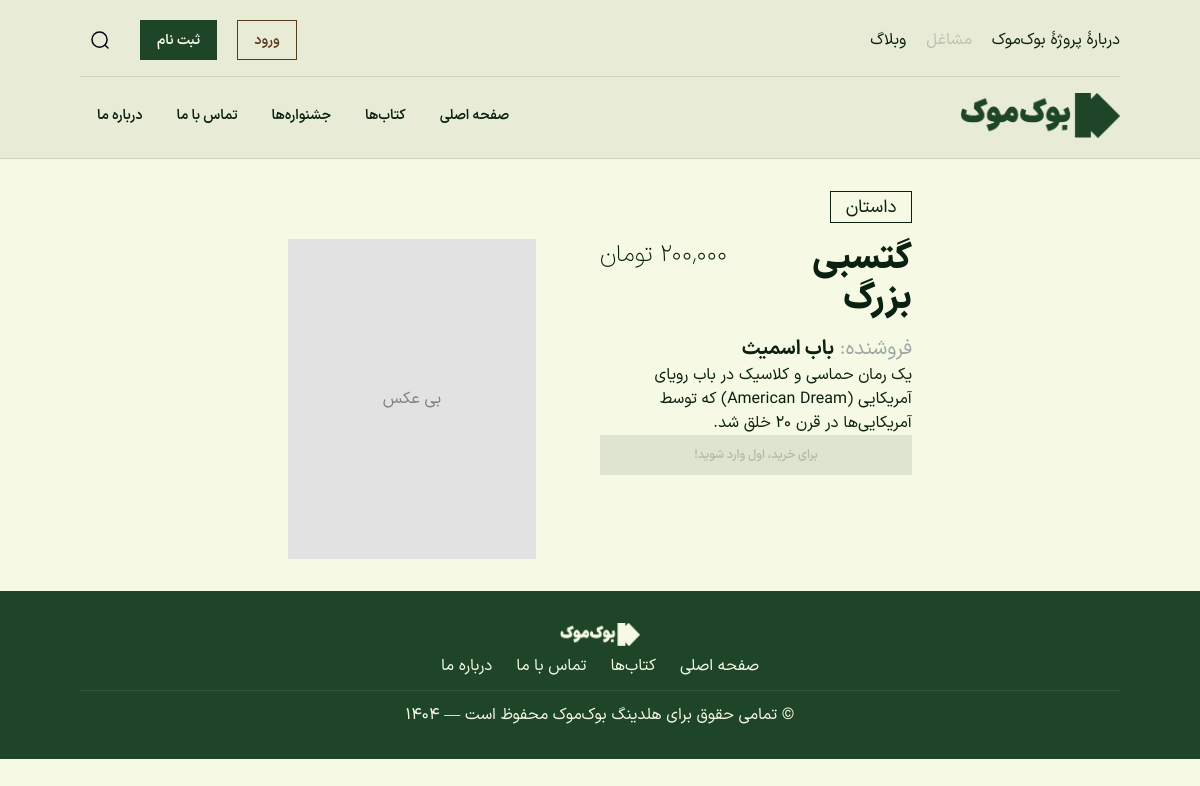
Screenshot of /books/1 with the database file from the repository.
### tables this page shows
CREATE TABLE `shopkeeper_books` (
  `id` int NOT NULL AUTO_INCREMENT,
  `shopkeeper_id` int NOT NULL,
  `book_id` int NOT NULL,
  `price` decimal(10,2) NOT NULL,
  `stock` int NOT NULL DEFAULT '0',
  `status` enum('pending','approved','rejected') DEFAULT 'pending',
  `created_at` timestamp NULL DEFAULT CURRENT_TIMESTAMP,
  `updated_at` timestamp NULL DEFAULT CURRENT_TIMESTAMP ON UPDATE CURRENT_TIMESTAMP,
  PRIMARY KEY (`id`),
  KEY `shopkeeper_id` (`shopkeeper_id`),
  KEY `book_id` (`book_id`),
  CONSTRAINT `shopkeeper_books_ibfk_1` FOREIGN KEY (`shopkeeper_id`) REFERENCES `users` (`user_id`) ON DELETE CASCADE,
  CONSTRAINT `shopkeeper_books_ibfk_2` FOREIGN KEY (`book_id`) REFERENCES `books` (`id`) ON DELETE CASCADE
);

CREATE TABLE `books` (
  `id` int NOT NULL AUTO_INCREMENT,
  `title` varchar(255) NOT NULL,
  `author` varchar(255) NOT NULL,
  `description` text,
  `genre` varchar(255) DEFAULT NULL,
  `isbn` varchar(20) DEFAULT NULL,
  `published_at` date DEFAULT NULL,
  `created_at` timestamp NULL DEFAULT CURRENT_TIMESTAMP,
  `image` varchar(100) DEFAULT NULL,
  PRIMARY KEY (`id`),
  UNIQUE KEY `isbn` (`isbn`)
);

CREATE TABLE `users` (
  `user_id` int NOT NULL AUTO_INCREMENT,
  `user_fullname` varchar(255) NOT NULL,
  `user_email` varchar(255) NOT NULL,
  `user_password` varchar(255) NOT NULL,
  `user_role` enum('user','shopkeeper','admin','owner') NOT NULL DEFAULT 'user',
  `created_at` timestamp NULL DEFAULT CURRENT_TIMESTAMP,
  `updated_at` timestamp NULL DEFAULT CURRENT_TIMESTAMP ON UPDATE CURRENT_TIMESTAMP,
  `user_phone` varchar(100) DEFAULT NULL,
  `user_address` varchar(100) DEFAULT NULL,
  PRIMARY KEY (`user_id`),
  UNIQUE KEY `email` (`user_email`)
);

### app/controllers/BookController.php (called while the page is built, shortened)
<?php
class BookController
{
  protected $db;
  public function __construct()
  {
    $config = require(base_path('config/db.php'));
    $this->db = new Database($config);
  }
  public function show(array $params): void
  {
    $shopkeeper_book_id = $params['shopkeeper_book_id'];
    $all_books_params = [$shopkeeper_book_id];
    $all_books_query = "
    SELECT
          b.id AS book_id,
          b.title,
          b.author,
          b.description,
          b.image,
          b.isbn,
          b.published_at,
          sb.id AS shopkeeper_book_id,
          sb.shopkeeper_id,
          sb.price,
          sb.stock,
          sb.created_at,
          u.user_fullname AS shopkeeper_name,
          JSON_ARRAYAGG(c.name) AS categories
      FROM shopkeeper_books sb
      JOIN books b ON sb.book_id = b.id
      JOIN users u ON sb.shopkeeper_id = u.user_id
      LEFT JOIN book_categories bc ON b.id = bc.book_id
      LEFT JOIN categories c ON bc.category_id = c.id
      WHERE sb.status = 'approved'
      AND sb.stock > 0
      AND sb.id = ?
      GROUP BY sb.id, b.id, u.user_fullname;
    ";
    $all_books = $this->db->fetch_all_as_object($all_books_query, $all_books_params);
    $book_ids = array_column($all_books, 'book_id');
    if (!empty($book_ids)) {
      $placeholders = implode(',', array_fill(0, count($book_ids), '?'));
      $categories_data = $this->db->fetch_all_as_object(
        "SELECT bc.book_id, c.name AS category_name
            FROM book_categories bc
            JOIN categories c ON bc.category_id = c.id
            WHERE bc.book_id IN ($placeholders)",
        $book_ids
      );
      $categories_map = [];
      foreach ($categories_data as $category) {
        $categories_map[$category->book_id][] = $category->category_name;
      }
      foreach ($all_books as $book) {
        $book->categories = $categories_map[$book->book_id] ?? [];
      }
    }
    load_view('books/show', ['book' => $all_books[0]]);
  }
}

### index.php (called while the page is built, shortened)
<?php
require_once('./helpers.php');
require_once(base_path('framework/Session.php'));
require_once(base_path('framework/Database.php'));
require_once(base_path('framework/Router.php'));
$config = require(base_path('config/db.php'));
$router = new Router();
$uri = parse_url($_SERVER['REQUEST_URI'], PHP_URL_PATH);
$router->route($uri);

### config/db.php (called while the page is built)
<?php
return [
  'host' => '127.0.0.1',
  'username' => 'ahk',
  'password' => '@HK-developer2008',
  'dbName' => 'bookmook',
  'port' => 3306,
];

### framework/Database.php (called while the page is built, shortened)
<?php
class Database
{
  public $conn;
  public function __construct(array $config)
  {
    try {
      $this->conn = new mysqli(
        $config['host'],
        $config['username'],
        $config['password'],
        $config['dbName'],
        $config['port']
      );
      $this->conn->set_charset("utf8mb4");
    } catch (Exception $e) {
      throw new Exception("Database connection failed: " . $e->getMessage());
    }
  }
  public function query(string $query, array $params = [])
  {
    try {
      $statement = $this->conn->prepare($query);
      if (!empty($params)) {
        $types = '';
        $bindParams = [];
        foreach ($params as $param) {
          if (is_int($param)) {
            $types .= 'i';
          } elseif (is_float($param)) {
            $types .= 'd';
          } elseif (is_string($param)) {
            $types .= 's';
          } else {
            $types .= 'b';
          }
          $bindParams[] = $param;
        }
        $statement->bind_param($types, ...$bindParams);
      }
      $statement->execute();
      $result = $statement->get_result();
      return $result;
    } catch (Exception $e) {
      throw new Exception("Query failed to execute: " . $e->getMessage());
    }
  }
  public function fetch_all_as_object(string $query, array $params = []): array
  {
    $result = $this->query($query, $params);
    $objects = [];
    while ($row = $result->fetch_object()) {
      $objects[] = $row;
    }
    return $objects;
  }
}

### framework/Session.php (called while the page is built, shortened)
<?php
class Session
{
  public static function has(string $key): bool
  {
    return isset($_SESSION[$key]);
  }
}

### app/views/books/show.view.php (the view, shortened to what this page needs)
<main class="space-y-36 px-20 py-8">
  <section>
    <div class="w-3/5 mx-auto">
      <div class="flex justify-start gap-4">
        <?php foreach ($book->categories as $category): ?>
          <div class="badge badge-outline badge-xl"><?= $category ?></div>
        <?php endforeach; ?>
      </div>
      <div class="flex justify-between mt-4">
        <div class="max-w-1/2">
          <div class="grid grid-cols-2 justify-between">
            <div>
              <h1 class="font-extrabold text-4xl">
                <?= $book->title ?>
              </h1>
            </div>
            <div class="text-left">
              <span class="font-extralight text-2xl">
                <?= format_price($book->price) ?>
              </span>
            </div>
          </div>
          <div class="mt-4">
            <div class="text-xl">
              <span class="text-slate-600/50">فروشنده: </span>
              <span class="font-bold">
                <?= $book->shopkeeper_name ?>
              </span>
            </div>
            <p>
              <?= $book->description ?>
            </p>
            <div>
              <?php if (Session::has('user_data')) : ?>
                <form action="/cart/<?= Session::get('user_data')['user_cart_id'] ?>/add/<?= $book->shopkeeper_book_id ?>" method="post">
                  <div class="card-actions justify-end">
                    <div class="grid w-full grid-cols-1">
                      <button
                        type="submit"
                        class="btn btn-ghost btn-outline col-span-3">
                        افزودن به سبد خرید
                      </button>
                    </div>
                  </div>
                </form>
              <?php else : ?>
                <div class="card-actions justify-end">
                  <div class="grid w-full grid-cols-1">
                    <button
                      type="submit"
                      class="btn btn-primary btn-outline col-span-3 text-xs" disabled>
                      برای خرید، اول وارد شوید!
                    </button>
                  </div>
                </div>
              <?php endif; ?>
            </div>
          </div>
        </div>
        <div class="flex">
          <?php if (isset($book->image) and !empty($book->image)) : ?>
            <figure class="h-80">
              <img
                src="<?= load_book_cover($book->image) ?>"
                class="w-52" />
            </figure>
          <?php else : ?>
            <div>
              <div class="h-80 flex w-62 justify-center items-center bg-neutral text-neutral-content/50">
                بی عکس
              </div>
            </div>
          <?php endif; ?>
        </div>
      </div>
    </div>
  </section>
</main>

### framework/Router.php (shortened to what this page needs)
<?php
class Router
{
  protected $routes = [];
  private function register_route(string $method, string $uri, string $action, array $middleware = []): void
  {
    list($controller, $controller_method) = explode("@", $action);
    $this->routes[] = [
      'method' => $method,
      'uri' => $uri,
      'controller' => $controller,
      'controller_method' => $controller_method,
      'middleware' => $middleware
    ];
  }
  public function route(string $req_uri): void
  {
    $req_method = $_SERVER['REQUEST_METHOD'];
    foreach ($this->routes as $r) {
      $uri_segments = explode("/", trim($req_uri, "/"));
      $route_segments = explode("/", trim($r['uri'], '/'));
      if (
        count($uri_segments) == count($route_segments) and
        strtoupper($r['method']) == $req_method
      ) {
        $params = [];
        $match = true;
        $params_regex = "/\{(.+?)\}/";
        for ($i = 0; $i < count($uri_segments); $i++) {
          if (
            $route_segments[$i] != $uri_segments[$i] and
            !preg_match($params_regex, $route_segments[$i])
          ) {
            $match = false;
            break;
          }
          if (preg_match($params_regex, $route_segments[$i], $matches)) {
            $params[$matches[1]] = $uri_segments[$i];
          }
        }
        if ($match) {
          $controller_class = 'app\\controllers\\' . $r['controller'];
          $controller_method = $r['controller_method'];
          if (class_exists($controller_class)) {
            $controller_instance = new $controller_class;
            $controller_instance->$controller_method($params);
          } else {
            die("Controller class not found: " . $controller_class);
          }
        }
      }
    }
  }
}

### rows the page displays
shopkeeper_books: book.title "گتسبی بزرگ", price "۲۰۰٬۰۰۰ تومان", shopkeeper.user_fullname "باب اسمیث", book.description "یک رمان حماسی و کلاسیک در باب رویای آمریکایی (American Dream) که توسط آمریکایی‌ها در قرن ۲۰ خلق شد."

### other values shown
$category "داستان"
